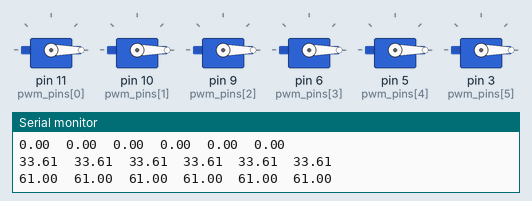
The sketch below on a simulated Arduino Uno, built with avr-gcc and run on an emulated ATmega328P. On the bench: 6 × servo, the last lines printed to the serial monitor.

Above: at 0.11 s.
At 21.58 s:
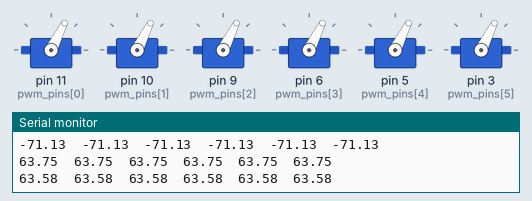
Timing chart, 0 to 40.0 s (numbered marks = the images above):
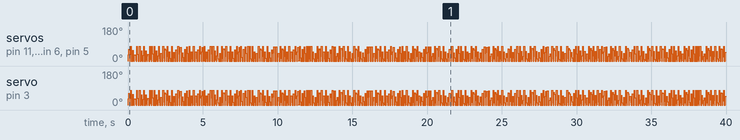

The sketch:

Forward_Kin.ino
```cpp
#include <Servo.h>
#include <math.h>

int i, j, k; //Generic variables for loops

const int DOF = 6; // Defines degrees of freedom
int pwm_pins[] = {11, 10, 9, 6, 5, 3}; // Available pwm pins
Servo Joints [6]; // Number of joints

float jointAngles [6]; // Array to store joint angles

void calculate_joint_angles(double t){
  // Implement forward kinematics
  int jointAmp = 80;
  for(i = 0; i < DOF; i++){
    jointAngles[i] = jointAmp*sin(t);
    Serial.print(jointAngles[i]);
    Serial.print('\t');
  }
  Serial.println();
}

void setup() {
  Serial.begin(9600);
  for(i = 0; i < DOF; i++){
    Joints[i].attach(pwm_pins[i]);
  }
}

void loop() {
  for(i = 0; i < DOF; i++){
    Joints[i].write(jointAngles[i]);
  }
  calculate_joint_angles(millis());
  //update_joints();
  if(Serial.read() == 115) {
    while(Serial.read() != 115){
    }
  }
  delay(10);
}
```
